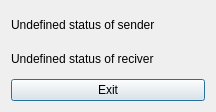
<?xml version="1.0" encoding="UTF-8"?>
<ui version="4.0">
 <class>Dialog</class>
 <widget class="QDialog" name="Dialog">
  <property name="geometry">
   <rect>
    <x>0</x>
    <y>0</y>
    <width>216</width>
    <height>112</height>
   </rect>
  </property>
  <property name="windowTitle">
   <string>Dialog</string>
  </property>
  <layout class="QVBoxLayout" name="verticalLayout">
   <item>
    <widget class="QLabel" name="label1">
     <property name="text">
      <string>Undefined status of sender</string>
     </property>
     <property name="textFormat">
      <enum>Qt::RichText</enum>
     </property>
    </widget>
   </item>
   <item>
    <widget class="QLabel" name="label2">
     <property name="text">
      <string>Undefined status of reciver</string>
     </property>
    </widget>
   </item>
   <item>
    <widget class="QPushButton" name="exitButton">
     <property name="text">
      <string>Exit</string>
     </property>
    </widget>
   </item>
  </layout>
 </widget>
 <layoutdefault spacing="6" margin="11"/>
 <resources/>
 <connections/>
</ui>
